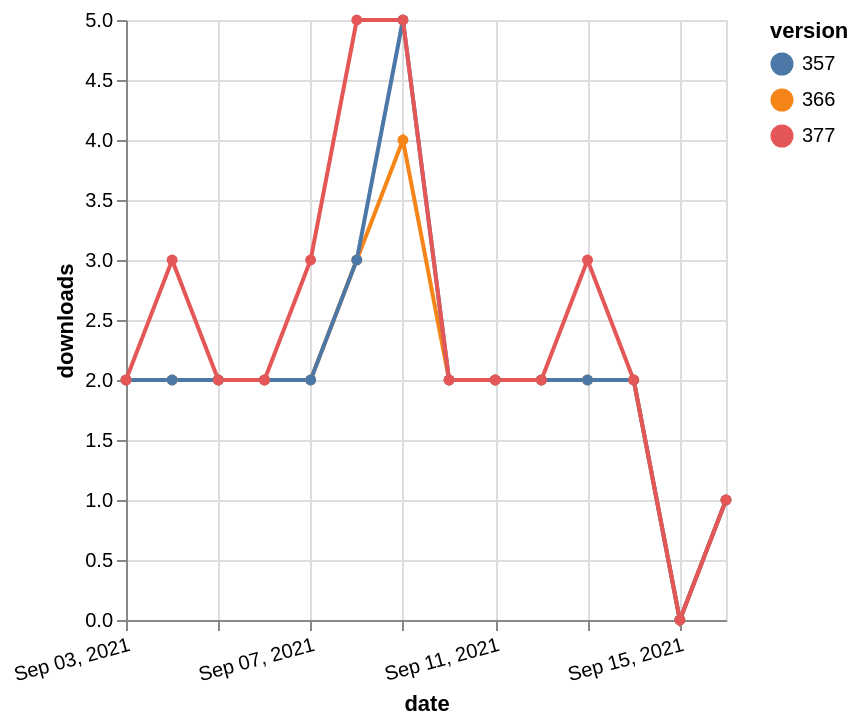

Write the Vega-Lite specification saved for this chart.
### Vega-Lite specification from a JSON file in a GitHub repository (floating-point values rounded to 4 significant figures)
{"$schema": "https://vega.github.io/schema/vega-lite/v5.json", "description": "A simple bar chart with embedded data.", "data": {"values": [{"date": "2021-09-03", "total": 2400, "delta": 2, "version": "366"}, {"date": "2021-09-04", "total": 2402, "delta": 2, "version": "366"}, {"date": "2021-09-05", "total": 2404, "delta": 2, "version": "366"}, {"date": "2021-09-06", "total": 2406, "delta": 2, "version": "366"}, {"date": "2021-09-07", "total": 2408, "delta": 2, "version": "366"}, {"date": "2021-09-08", "total": 2411, "delta": 3, "version": "366"}, {"date": "2021-09-09", "total": 2415, "delta": 4, "version": "366"}, {"date": "2021-09-10", "total": 2417, "delta": 2, "version": "366"}, {"date": "2021-09-11", "total": 2419, "delta": 2, "version": "366"}, {"date": "2021-09-12", "total": 2421, "delta": 2, "version": "366"}, {"date": "2021-09-13", "total": 2423, "delta": 2, "version": "366"}, {"date": "2021-09-14", "total": 2425, "delta": 2, "version": "366"}, {"date": "2021-09-15", "total": 2425, "delta": 0, "version": "366"}, {"date": "2021-09-16", "total": 2426, "delta": 1, "version": "366"}, {"date": "2021-09-03", "total": 2755, "delta": 2, "version": "357"}, {"date": "2021-09-04", "total": 2757, "delta": 2, "version": "357"}, {"date": "2021-09-05", "total": 2759, "delta": 2, "version": "357"}, {"date": "2021-09-06", "total": 2761, "delta": 2, "version": "357"}, {"date": "2021-09-07", "total": 2763, "delta": 2, "version": "357"}, {"date": "2021-09-08", "total": 2766, "delta": 3, "version": "357"}, {"date": "2021-09-09", "total": 2771, "delta": 5, "version": "357"}, {"date": "2021-09-10", "total": 2773, "delta": 2, "version": "357"}, {"date": "2021-09-11", "total": 2775, "delta": 2, "version": "357"}, {"date": "2021-09-12", "total": 2777, "delta": 2, "version": "357"}, {"date": "2021-09-13", "total": 2779, "delta": 2, "version": "357"}, {"date": "2021-09-14", "total": 2781, "delta": 2, "version": "357"}, {"date": "2021-09-15", "total": 2781, "delta": 0, "version": "357"}, {"date": "2021-09-16", "total": 2782, "delta": 1, "version": "357"}, {"date": "2021-09-03", "total": 2313, "delta": 2, "version": "377"}, {"date": "2021-09-04", "total": 2316, "delta": 3, "version": "377"}, {"date": "2021-09-05", "total": 2318, "delta": 2, "version": "377"}, {"date": "2021-09-06", "total": 2320, "delta": 2, "version": "377"}, {"date": "2021-09-07", "total": 2323, "delta": 3, "version": "377"}, {"date": "2021-09-08", "total": 2328, "delta": 5, "version": "377"}, {"date": "2021-09-09", "total": 2333, "delta": 5, "version": "377"}, {"date": "2021-09-10", "total": 2335, "delta": 2, "version": "377"}, {"date": "2021-09-11", "total": 2337, "delta": 2, "version": "377"}, {"date": "2021-09-12", "total": 2339, "delta": 2, "version": "377"}, {"date": "2021-09-13", "total": 2342, "delta": 3, "version": "377"}, {"date": "2021-09-14", "total": 2344, "delta": 2, "version": "377"}, {"date": "2021-09-15", "total": 2344, "delta": 0, "version": "377"}, {"date": "2021-09-16", "total": 2345, "delta": 1, "version": "377"}]}, "width": "container", "mark": {"type": "line", "point": {"filled": true}}, "encoding": {"x": {"field": "date", "type": "temporal", "timeUnit": "yearmonthdate", "title": "date", "axis": {"labelAngle": -15}}, "y": {"field": "delta", "type": "quantitative", "title": "downloads"}, "color": {"field": "version", "type": "nominal"}, "tooltip": {"field": "delta"}}}
